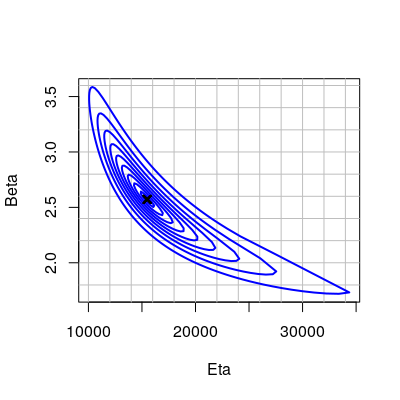

Write R code to recreate this figure.
daf<-read.csv("https://raw.githubusercontent.com/openrelia/WeibullR.gallery/master/data/contour_challenge/daTEST.csv", header=FALSE)
das<-read.csv("https://raw.githubusercontent.com/openrelia/WeibullR.gallery/master/data/contour_challenge/dasuspendedTEST.csv", header=FALSE)

daf <- data.frame(V1 = failures)
das <- data.frame(V1 = suspensions)

fdf<-as.data.frame(table(daf[,1]))
ft<-as.numeric(levels(fdf[,1]))
fq<-fdf[,2]
sdf<-as.data.frame(table(das[,1]))
st<-as.numeric(levels(sdf[,1]))
sq<-sdf[,2]
fail_edata<-data.frame(time=ft, event=rep(1,length(ft)), qty=fq)
sus_edata<-data.frame(time=st, event=rep(0, length(st)), qty=sq)
teq_frame<-rbind(fail_edata, sus_edata)
teq_frame

require(WeibullR)
ayy <- contour(wblr(teq_frame),col="blue")
